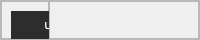
               <widget class="QFrame" name="top_params_frame">
                <property name="minimumSize">
                 <size>
                  <width>200</width>
                  <height>40</height>
                 </size>
                </property>
                <property name="maximumSize">
                 <size>
                  <width>16777215</width>
                  <height>40</height>
                 </size>
                </property>
                <property name="styleSheet">
                 <string notr="true">QLabel {
	background-color: rgb(85, 255, 255);
                                         
    background-color: #2d2d2d;
    border-style: solid;
    border-width: 0px;
    border-radius: 0px;
    border-color: #ff5533;
    font:  14px;
    padding: px 0px;
    color:  #ffffff;
}

QLabel:hover {
    background:  #232323;
    color: #ff5533;
} 
QLabel:pressed {                              
   background:#2d2d2d;
   border-style: solid; 
   color:#ff5533;
}</string>
                </property>
                <property name="frameShape">
                 <enum>QFrame::StyledPanel</enum>
                </property>
                <property name="frameShadow">
                 <enum>QFrame::Raised</enum>
                </property>
                <layout class="QHBoxLayout" name="horizontalLayout_11">
                 <property name="spacing">
                  <number>0</number>
                 </property>
                 <property name="leftMargin">
                  <number>0</number>
                 </property>
                 <property name="topMargin">
                  <number>0</number>
                 </property>
                 <property name="rightMargin">
                  <number>0</number>
                 </property>
                 <property name="bottomMargin">
                  <number>0</number>
                 </property>
                 <item>
                  <widget class="QFrame" name="frame_9">
                   <property name="styleSheet">
                    <string notr="true">QSlider::groove:horizontal {
    border-radius: 1px solid #ff5533;       
    height: 8px;              
    background: #ff5533;   
	margin: 2px 0       
}
QSlider::handle:horizontal {
   
	background-color: rgb(45, 45, 45);
    border: 1px solid #ffffff;  
    width: 18px;
    margin: -2px 0;     
    border-radius: 7px  ;
     
}
QSlider::add-page:horizontal {
    background: #ff5533;
}
QSlider::sub-page:horizontal {
    background: #ffffff;
}</string>
                   </property>
                   <property name="frameShape">
                    <enum>QFrame::StyledPanel</enum>
                   </property>
                   <property name="frameShadow">
                    <enum>QFrame::Raised</enum>
                   </property>
                   <widget class="QLabel" name="update_freq">
                    <property name="geometry">
                     <rect>
                      <x>10</x>
                      <y>10</y>
                      <width>201</width>
                      <height>31</height>
                     </rect>
                    </property>
                    <property name="sizePolicy">
                     <sizepolicy hsizetype="Expanding" vsizetype="Expanding">
                      <horstretch>0</horstretch>
                      <verstretch>0</verstretch>
                     </sizepolicy>
                    </property>
                    <property name="styleSheet">
                     <string notr="true">background-image: url(:/resources/time.png);
background-repeat:none;
padding-left: 30px;
background-position: center left;</string>
                    </property>
                    <property name="text">
                     <string>Частота обновления: 5</string>
                    </property>
                   </widget>
                   <widget class="QSlider" name="time_slider">
                    <property name="geometry">
                     <rect>
                      <x>230</x>
                      <y>17</y>
                      <width>160</width>
                      <height>19</height>
                     </rect>
                    </property>
                    <property name="minimum">
                     <number>5</number>
                    </property>
                    <property name="maximum">
                     <number>10</number>
                    </property>
                    <property name="orientation">
                     <enum>Qt::Horizontal</enum>
                    </property>
                    <property name="tickPosition">
                     <enum>QSlider::TicksAbove</enum>
                    </property>
                   </widget>
                  </widget>
                 </item>
                 <item alignment="Qt::AlignRight">
                  <widget class="QFrame" name="frame_10">
                   <property name="minimumSize">
                    <size>
                     <width>150</width>
                     <height>0</height>
                    </size>
                   </property>
                   <property name="styleSheet">
                    <string notr="true">QPushButton {
                                         
    background-color: #ff5533;
    border-style: solid;
    border-width: 2px;
    border-radius: 0px;
    border-color: #ff5533;
    font:  16px;
    min-width: 5em;
    padding: 0px;
    color: #1e2027;
}
QPushButton:hover {
    background: #262a2f; 
    color:#ff5533;
} 
QPushButton:pressed {                              
   background: #262a2f;
   border-style: solid; 
   color:#ff5533;
}</string>
                   </property>
                   <property name="frameShape">
                    <enum>QFrame::StyledPanel</enum>
                   </property>
                   <property name="frameShadow">
                    <enum>QFrame::Raised</enum>
                   </property>
                   <layout class="QVBoxLayout" name="verticalLayout_16">
                    <property name="spacing">
                     <number>0</number>
                    </property>
                    <property name="leftMargin">
                     <number>0</number>
                    </property>
                    <property name="topMargin">
                     <number>0</number>
                    </property>
                    <property name="rightMargin">
                     <number>30</number>
                    </property>
                    <property name="bottomMargin">
                     <number>0</number>
                    </property>
                   </layout>
                  </widget>
                 </item>
                </layout>
               </widget>
